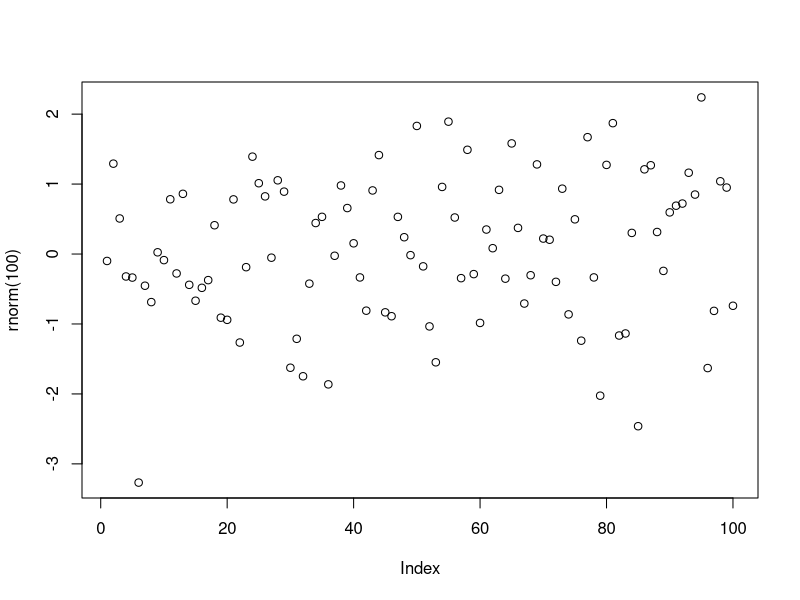
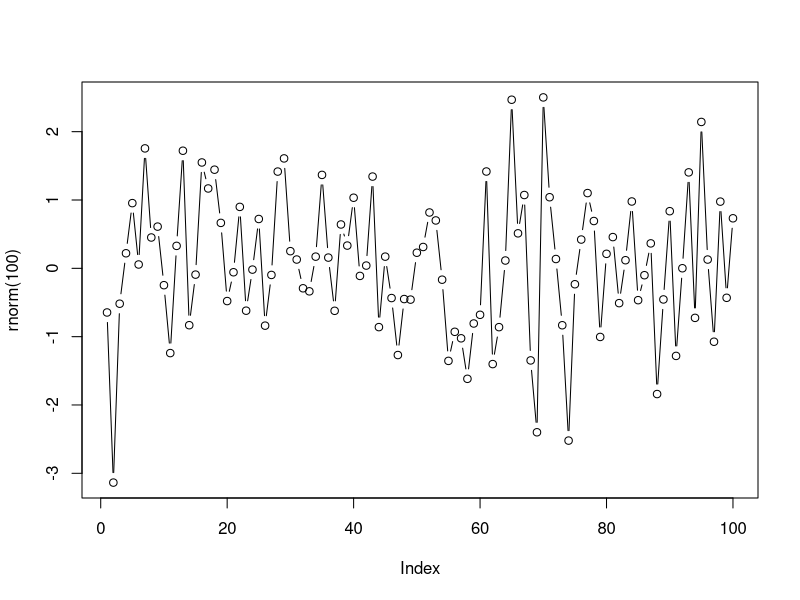

Here is the R script that generated these plots, in order: (Note: this script raises an error after producing the figures.)
## ---- chunk 1
knitr::opts_chunk$set(error = TRUE)
## ---- chunk 2
#' @exercise Test Exercise
#' This is the text for an exercise.
#'
#' There might be some text and code blocks explaining things
#'
#' ```bash
#' Rscript -e 'plot(rnorm(100))'
#' ```
## there might be code as part of the exercise.
plot(rnorm(100))

#' @solution
#' the solution might include text like this line
#’
## or code

plot(rnorm(100), type = "b")
## ---- chunk 3
#' @exercise {eval=FALSE}
#' This is the text for an exercise.

## there might be code as part of the exercise.
## but that is not working
plot(some_undefined_variable)

#' @solution {eval=TRUE}
#' the solution might include text like this that would explain
#’ why the code doesn’t work
## or code

exists("some_defined_variable")
## ---- chunk 4
#' @exercise {echo=-1}
#' Using `seq`, write a function that prints the first **N** natural numbers, one per line:
#'
print_N <- function(N) {
 nseq <- seq(N)
 for (num in nseq) {
   print(num)
 }
}
print_N(3)
#'
#' @solution
#'
print_N <- function(N) {
 nseq <- seq(N)
 for (num in nseq) {
   print(num)
 }
}
## ---- chunk 5
#' @exercise
#' R has a built-in function called `seq` that creates a list of numbers:
#'
seq(3)
#'
#' Using `seq`, write a function that prints the first **N** natural numbers, one per line:
#' @exercise {echo=-1}
## This example only shows the very last line
print_N <- function(N) {
 nseq <- seq(N)
 for (num in nseq) {
   print(num)
 }
}
print_N(3)
#'
#' @solution
print_N <- function(N) {
 nseq <- seq(N)
 for (num in nseq) {
   print(num)
 }
}
